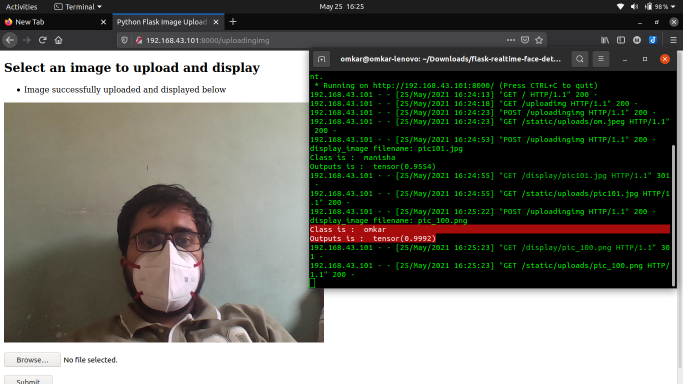
#> input picture op/imageuploadtest.png, 1366 x 768 px, given in place of the camera (shown at 1/2 size)
$ python create_data.py
#> lines starting #> are read from the running program, lines starting #| are printed output that depends on the picture; after the words box and inside, x2 and y2 are one past the last pixel; in counts of white or black regions, pixels touching at a corner belong together
#creating database
import cv2, sys, numpy, os
haar_file = 'haarcascade_frontalface_default.xml'
datasets = 'datasets'  #All the faces data will be present this folder
sub_data = 'omkar'     #These are sub data sets of folder, for my faces I've used my name

path = os.path.join(datasets, sub_data)
if not os.path.isdir(path):
    os.mkdir(path)
(width, height) = (130, 100)    # defining the size of image


face_cascade = cv2.CascadeClassifier(haar_file)
webcam = cv2.VideoCapture(0) #'0' is use for my webcam, if you've any other camera attached use '1' like this

# The program loops until it has 30 images of the face.
count = 1
while count < 30:
    (_, im) = webcam.read()
#> im is the input picture: shape (768, 1366, 3); mean B, G, R 102.1, 110.1, 109
    gray = cv2.cvtColor(im, cv2.COLOR_BGR2GRAY)
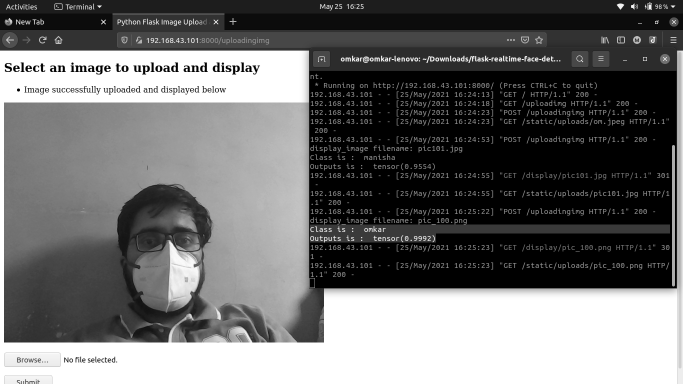
#> gray: shape (768, 1366) (shown at 1/2 size); min 0, max 255, mean 108.8
    faces = face_cascade.detectMultiScale(gray, 1.3, 4)
#> faces = [[243, 429, 188, 188]]
    for (x,y,w,h) in faces:
        cv2.rectangle(im,(x,y),(x+w,y+h),(255,0,0),2)
        face = gray[y:y + h, x:x + w]
        face_resize = cv2.resize(face, (width, height))
        cv2.imwrite('%s/%s.png' % (path,count), face_resize)
#> this loop made 1 pass
#> pass 1, `face = gray[y:y + h, x:x + w]`:
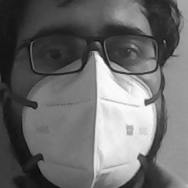
#> face: shape (188, 188); min 7, max 251, mean 108.1
#> pass 1, `face_resize = cv2.resize(face, (width, height))`:
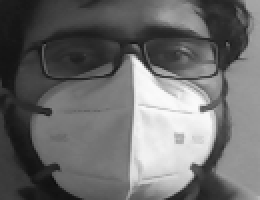
#> face_resize: shape (100, 130) (shown 2 times larger); min 12, max 250, mean 108
#> after the loop:
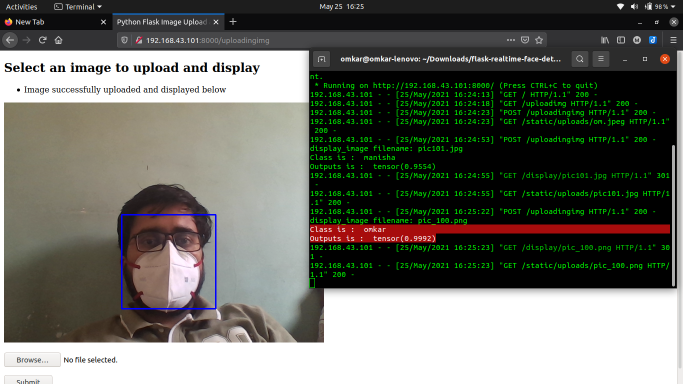
#> im: shape (768, 1366, 3) (shown at 1/2 size); 0.21% of pixels changed, all inside (x1, y1, x2, y2) = (242, 428, 433, 619)
    count += 1

    cv2.imshow('OpenCV', im)
    key = cv2.waitKey(10)
#> (key Esc is pressed here)
    if key == 27:
        break
